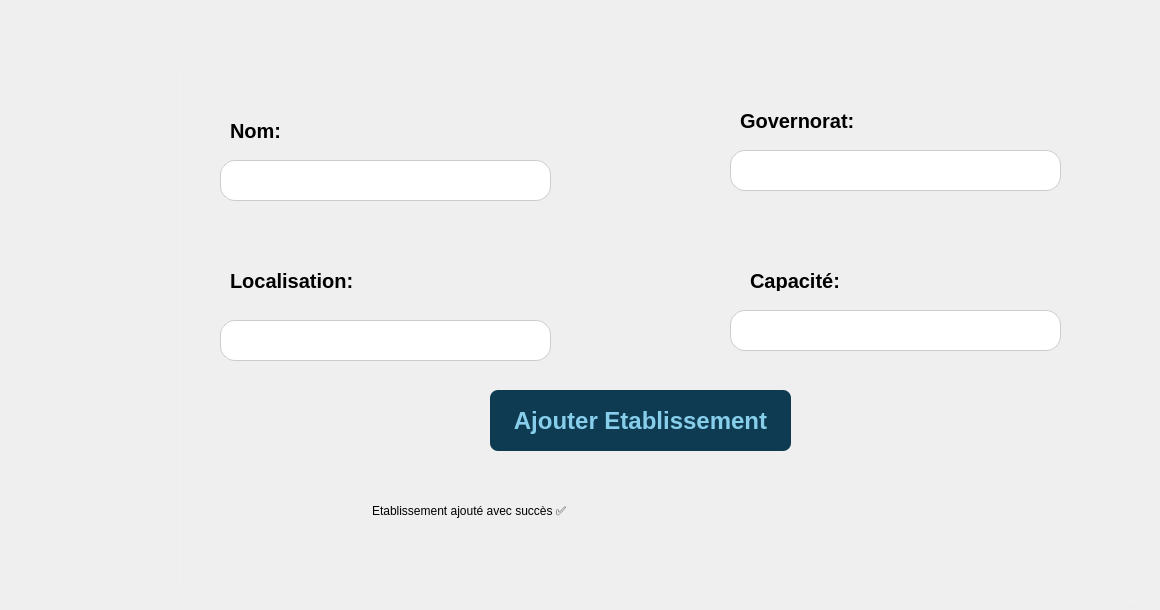
      <widget class="QWidget" name="ajouterEtablissements">
       <widget class="QFrame" name="frame_2">
        <property name="geometry">
         <rect>
          <x>180</x>
          <y>60</y>
          <width>971</width>
          <height>541</height>
         </rect>
        </property>
        <property name="styleSheet">
         <string notr="true">background: qradialgradient(spread:pad, cx:0.5, cy:0.5, radius:1,
                                stop:0 rgba(255, 255, 255, 100),
                                stop:1 rgba(255, 255, 255, 20));
border-radius: 15px;
    border: 1px solid rgba(255, 255, 255, 30);</string>
        </property>
        <property name="frameShape">
         <enum>QFrame::Shape::StyledPanel</enum>
        </property>
        <property name="frameShadow">
         <enum>QFrame::Shadow::Raised</enum>
        </property>
        <widget class="QLabel" name="label_37">
         <property name="geometry">
          <rect>
           <x>50</x>
           <y>60</y>
           <width>111</width>
           <height>21</height>
          </rect>
         </property>
         <property name="styleSheet">
          <string notr="true">color: black;
font-size: 20px;
font-weight: 500;
font: 14pt &quot;Titillium Web&quot;;
background: transparent;
border: 0px;</string>
         </property>
         <property name="text">
          <string>Nom:</string>
         </property>
        </widget>
        <widget class="QLineEdit" name="nomEtabInput">
         <property name="geometry">
          <rect>
           <x>40</x>
           <y>100</y>
           <width>331</width>
           <height>41</height>
          </rect>
         </property>
         <property name="styleSheet">
          <string notr="true">background: white;
border: 1px solid #ccc;
border-radius: 15px;
font-size: 14px;
color: black;</string>
         </property>
         <property name="text">
          <string/>
         </property>
        </widget>
        <widget class="QLineEdit" name="localInput">
         <property name="geometry">
          <rect>
           <x>40</x>
           <y>260</y>
           <width>331</width>
           <height>41</height>
          </rect>
         </property>
         <property name="styleSheet">
          <string notr="true">background: white;
border: 1px solid #ccc;
border-radius: 15px;
font-size: 14px;
color: black;</string>
         </property>
         <property name="text">
          <string/>
         </property>
        </widget>
        <widget class="QLabel" name="label_39">
         <property name="geometry">
          <rect>
           <x>50</x>
           <y>210</y>
           <width>131</width>
           <height>21</height>
          </rect>
         </property>
         <property name="styleSheet">
          <string notr="true">color: black;
font-size: 20px;
font-weight: 500;
font: 14pt &quot;Titillium Web&quot;;
background: transparent;
border: 0px;</string>
         </property>
         <property name="text">
          <string>Localisation:</string>
         </property>
        </widget>
        <widget class="QLabel" name="label_38">
         <property name="geometry">
          <rect>
           <x>560</x>
           <y>50</y>
           <width>131</width>
           <height>21</height>
          </rect>
         </property>
         <property name="styleSheet">
          <string notr="true">color: black;
font-size: 20px;
font-weight: 500;
font: 14pt &quot;Titillium Web&quot;;
background: transparent;
border: 0px;</string>
         </property>
         <property name="text">
          <string>Governorat:</string>
         </property>
        </widget>
        <widget class="QLineEdit" name="govInput">
         <property name="geometry">
          <rect>
           <x>550</x>
           <y>90</y>
           <width>331</width>
           <height>41</height>
          </rect>
         </property>
         <property name="styleSheet">
          <string notr="true">background: white;
border: 1px solid #ccc;
border-radius: 15px;
font-size: 14px;
color: black;</string>
         </property>
         <property name="text">
          <string/>
         </property>
        </widget>
        <widget class="QLabel" name="label_40">
         <property name="geometry">
          <rect>
           <x>570</x>
           <y>210</y>
           <width>111</width>
           <height>21</height>
          </rect>
         </property>
         <property name="styleSheet">
          <string notr="true">color: black;
font-size: 20px;
font-weight: 500;
font: 14pt &quot;Titillium Web&quot;;
background: transparent;
border: 0px;</string>
         </property>
         <property name="text">
          <string>Capacité:</string>
         </property>
        </widget>
        <widget class="QLineEdit" name="capInput">
         <property name="geometry">
          <rect>
           <x>550</x>
           <y>250</y>
           <width>331</width>
           <height>41</height>
          </rect>
         </property>
         <property name="styleSheet">
          <string notr="true">background: white;
border: 1px solid #ccc;
border-radius: 15px;
font-size: 14px;
color: black;</string>
         </property>
         <property name="text">
          <string/>
         </property>
        </widget>
        <widget class="QPushButton" name="ajouterEmp_7">
         <property name="geometry">
          <rect>
           <x>310</x>
           <y>330</y>
           <width>301</width>
           <height>61</height>
          </rect>
         </property>
         <property name="styleSheet">
          <string notr="true">background: #0E3B52;  
    border: none;  
    color: skyblue;  
    font-weight: bold; 
    font-size: 24px; 
    padding: 7px 15px;
    border-radius: 8px;  </string>
         </property>
         <property name="text">
          <string>Ajouter Etablissement</string>
         </property>
        </widget>
        <widget class="QLineEdit" name="MessageForme_5">
         <property name="geometry">
          <rect>
           <x>190</x>
           <y>410</y>
           <width>621</width>
           <height>81</height>
          </rect>
         </property>
         <property name="styleSheet">
          <string notr="true">background: transparent;
font: 600 22pt &quot;Segoe UI&quot;;
border: 0px;</string>
         </property>
         <property name="text">
          <string>Etablissement ajouté avec succès ✅</string>
         </property>
        </widget>
       </widget>
      </widget>
